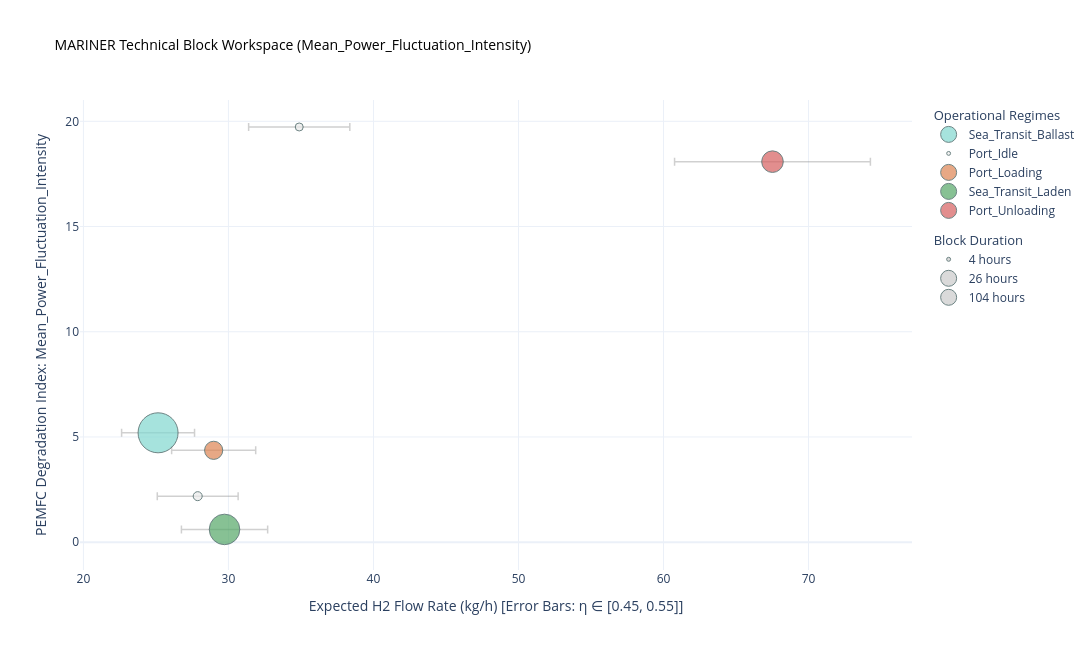
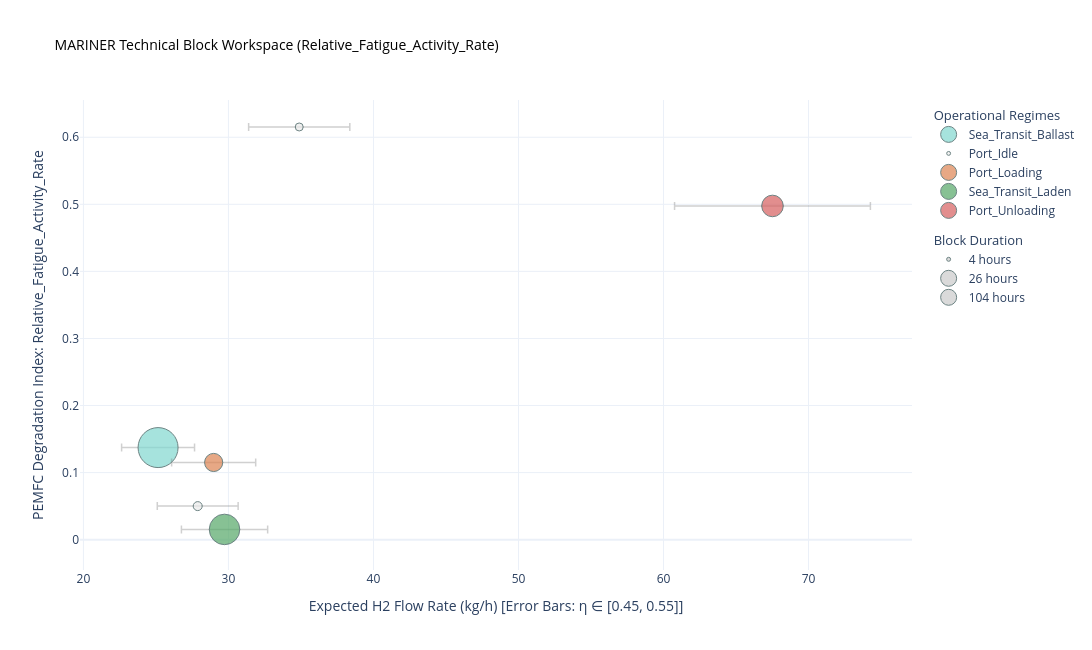

Notebook code for these charts, in order:
### Code cell
fig_bricks_fluctuation = plot_block_space(registry_df, y_axis_metric='Mean_Power_Fluctuation_Intensity')
fig_bricks_fluctuation.show()
fig_bricks_fatigue = plot_block_space(registry_df, y_axis_metric='Relative_Fatigue_Activity_Rate')
fig_bricks_fatigue.show()

### Figure 1 — Plotly figure (JSON) as saved in the notebook; plotly's stock layout.template omitted (floating-point values rounded to 4 significant figures)
{"data": [{"error_x": {"array": [2.515], "color": "rgba(120,120,120,0.35)", "symmetric": true, "thickness": 1.5, "type": "data", "width": 4}, "hoverinfo": "text", "legendgroup": "Modes", "legendgrouptitle": {"text": "Operational Regimes"}, "marker": {"color": "#81D8D0", "line": {"color": "DarkSlateGrey", "width": 1}, "size": [103.7], "sizemin": 4, "sizemode": "area", "sizeref": 0.1296}, "mode": "markers", "name": "Sea_Transit_Ballast", "text": ["<b>Mode Block: Sea_Transit_Ballast</b><br>File Origin: Rotherhithe_voy_179.csv<br>Handling: Merged<br>Start Timestamp: 2025-12-22 10:50<br>Total Duration: 103.67 h<br>Mean Power Demand: 414.8 kW<br>-----------------------------------<br>H2 Rate: [22.63 - 27.66] kg/h<br>Fatigue Damage Rate: 0.1373 (/s)<br>Power Fluctuation: 5.20 (kW²/s²)<br>"], "type": "scatter", "x": [25.15], "y": [5.197]}, {"error_x": {"array": [2.788, 3.488], "color": "rgba(120,120,120,0.35)", "symmetric": true, "thickness": 1.5, "type": "data", "width": 4}, "hoverinfo": "text", "legendgroup": "Modes", "legendgrouptitle": {"text": "Operational Regimes"}, "marker": {"color": "#EAEAEA", "line": {"color": "DarkSlateGrey", "width": 1}, "size": [5.25, 2.5], "sizemin": 4, "sizemode": "area", "sizeref": 0.1296}, "mode": "markers", "name": "Port_Idle", "text": ["<b>Mode Block: Port_Idle</b><br>File Origin: Rotherhithe_voy_179.csv<br>Start Timestamp: 2025-12-27 15:55<br>Total Duration: 5.25 h<br>Mean Power Demand: 459.9 kW<br>-----------------------------------<br>H2 Rate: [25.09 - 30.67] kg/h<br>Fatigue Damage Rate: 0.0500 (/s)<br>Power Fluctuation: 2.18 (kW²/s²)<br>", "<b>Mode Block: Port_Idle</b><br>File Origin: Rotherhithe_voy_179.csv<br>Start Timestamp: 2025-12-30 09:35<br>Total Duration: 2.50 h<br>Mean Power Demand: 575.3 kW<br>-----------------------------------<br>H2 Rate: [31.39 - 38.37] kg/h<br>Fatigue Damage Rate: 0.6154 (/s)<br>Power Fluctuation: 19.73 (kW²/s²)<br>"], "type": "scatter", "x": [27.88, 34.88], "y": [2.185, 19.73]}, {"error_x": {"array": [2.898], "color": "rgba(120,120,120,0.35)", "symmetric": true, "thickness": 1.5, "type": "data", "width": 4}, "hoverinfo": "text", "legendgroup": "Modes", "legendgrouptitle": {"text": "Operational Regimes"}, "marker": {"color": "#DD8452", "line": {"color": "DarkSlateGrey", "width": 1}, "size": [21.42], "sizemin": 4, "sizemode": "area", "sizeref": 0.1296}, "mode": "markers", "name": "Port_Loading", "text": ["<b>Mode Block: Port_Loading</b><br>File Origin: Rotherhithe_voy_179.csv<br>Start Timestamp: 2025-12-26 18:30<br>Total Duration: 21.42 h<br>Mean Power Demand: 478.0 kW<br>-----------------------------------<br>H2 Rate: [26.08 - 31.88] kg/h<br>Fatigue Damage Rate: 0.1151 (/s)<br>Power Fluctuation: 4.36 (kW²/s²)<br>"], "type": "scatter", "x": [28.98], "y": [4.364]}, {"error_x": {"array": [2.973], "color": "rgba(120,120,120,0.35)", "symmetric": true, "thickness": 1.5, "type": "data", "width": 4}, "hoverinfo": "text", "legendgroup": "Modes", "legendgrouptitle": {"text": "Operational Regimes"}, "marker": {"color": "#55A868", "line": {"color": "DarkSlateGrey", "width": 1}, "size": [60.42], "sizemin": 4, "sizemode": "area", "sizeref": 0.1296}, "mode": "markers", "name": "Sea_Transit_Laden", "text": ["<b>Mode Block: Sea_Transit_Laden</b><br>File Origin: Rotherhithe_voy_179.csv<br>Handling: Merged<br>Start Timestamp: 2025-12-27 21:10<br>Total Duration: 60.42 h<br>Mean Power Demand: 490.4 kW<br>-----------------------------------<br>H2 Rate: [26.76 - 32.70] kg/h<br>Fatigue Damage Rate: 0.0153 (/s)<br>Power Fluctuation: 0.60 (kW²/s²)<br>"], "type": "scatter", "x": [29.73], "y": [0.6038]}, {"error_x": {"array": [6.751], "color": "rgba(120,120,120,0.35)", "symmetric": true, "thickness": 1.5, "type": "data", "width": 4}, "hoverinfo": "text", "legendgroup": "Modes", "legendgrouptitle": {"text": "Operational Regimes"}, "marker": {"color": "#D65F5F", "line": {"color": "DarkSlateGrey", "width": 1}, "size": [30.17], "sizemin": 4, "sizemode": "area", "sizeref": 0.1296}, "mode": "markers", "name": "Port_Unloading", "text": ["<b>Mode Block: Port_Unloading</b><br>File Origin: Rotherhithe_voy_179.csv<br>Start Timestamp: 2025-12-30 12:05<br>Total Duration: 30.17 h<br>Mean Power Demand: 1113.5 kW<br>-----------------------------------<br>H2 Rate: [60.76 - 74.27] kg/h<br>Fatigue Damage Rate: 0.4976 (/s)<br>Power Fluctuation: 18.08 (kW²/s²)<br>"], "type": "scatter", "x": [67.51], "y": [18.08]}, {"legendgroup": "Size", "legendgrouptitle": {"text": "Block Duration"}, "marker": {"color": "rgba(150,150,150,0.5)", "line": {"color": "DarkSlateGrey", "width": 1}, "size": [4], "sizemode": "area", "sizeref": 0.1296}, "mode": "markers", "name": "4 hours", "type": "scatter", "x": [null], "y": [null]}, {"legendgroup": "Size", "legendgrouptitle": {"text": "Block Duration"}, "marker": {"color": "rgba(150,150,150,0.5)", "line": {"color": "DarkSlateGrey", "width": 1}, "size": [26], "sizemode": "area", "sizeref": 0.1296}, "mode": "markers", "name": "26 hours", "type": "scatter", "x": [null], "y": [null]}, {"legendgroup": "Size", "legendgrouptitle": {"text": "Block Duration"}, "marker": {"color": "rgba(150,150,150,0.5)", "line": {"color": "DarkSlateGrey", "width": 1}, "size": [104], "sizemode": "area", "sizeref": 0.1296}, "mode": "markers", "name": "104 hours", "type": "scatter", "x": [null], "y": [null]}], "layout": {"height": 650, "hovermode": "closest", "title": {"font": {"color": "black", "size": 14}, "text": "MARINER Technical Block Workspace (Mean_Power_Fluctuation_Intensity)"}, "width": 1100, "xaxis": {"title": {"text": "Expected H2 Flow Rate (kg/h) [Error Bars: η ∈ [0.45, 0.55]]"}}, "yaxis": {"title": {"text": "PEMFC Degradation Index: Mean_Power_Fluctuation_Intensity"}}}}

### Figure 2 — Plotly figure (JSON) as saved in the notebook; plotly's stock layout.template omitted (floating-point values rounded to 4 significant figures)
{"data": [{"error_x": {"array": [2.515], "color": "rgba(120,120,120,0.35)", "symmetric": true, "thickness": 1.5, "type": "data", "width": 4}, "hoverinfo": "text", "legendgroup": "Modes", "legendgrouptitle": {"text": "Operational Regimes"}, "marker": {"color": "#81D8D0", "line": {"color": "DarkSlateGrey", "width": 1}, "size": [103.7], "sizemin": 4, "sizemode": "area", "sizeref": 0.1296}, "mode": "markers", "name": "Sea_Transit_Ballast", "text": ["<b>Mode Block: Sea_Transit_Ballast</b><br>File Origin: Rotherhithe_voy_179.csv<br>Handling: Merged<br>Start Timestamp: 2025-12-22 10:50<br>Total Duration: 103.67 h<br>Mean Power Demand: 414.8 kW<br>-----------------------------------<br>H2 Rate: [22.63 - 27.66] kg/h<br>Fatigue Damage Rate: 0.1373 (/s)<br>Power Fluctuation: 5.20 (kW²/s²)<br>"], "type": "scatter", "x": [25.15], "y": [0.1373]}, {"error_x": {"array": [2.788, 3.488], "color": "rgba(120,120,120,0.35)", "symmetric": true, "thickness": 1.5, "type": "data", "width": 4}, "hoverinfo": "text", "legendgroup": "Modes", "legendgrouptitle": {"text": "Operational Regimes"}, "marker": {"color": "#EAEAEA", "line": {"color": "DarkSlateGrey", "width": 1}, "size": [5.25, 2.5], "sizemin": 4, "sizemode": "area", "sizeref": 0.1296}, "mode": "markers", "name": "Port_Idle", "text": ["<b>Mode Block: Port_Idle</b><br>File Origin: Rotherhithe_voy_179.csv<br>Start Timestamp: 2025-12-27 15:55<br>Total Duration: 5.25 h<br>Mean Power Demand: 459.9 kW<br>-----------------------------------<br>H2 Rate: [25.09 - 30.67] kg/h<br>Fatigue Damage Rate: 0.0500 (/s)<br>Power Fluctuation: 2.18 (kW²/s²)<br>", "<b>Mode Block: Port_Idle</b><br>File Origin: Rotherhithe_voy_179.csv<br>Start Timestamp: 2025-12-30 09:35<br>Total Duration: 2.50 h<br>Mean Power Demand: 575.3 kW<br>-----------------------------------<br>H2 Rate: [31.39 - 38.37] kg/h<br>Fatigue Damage Rate: 0.6154 (/s)<br>Power Fluctuation: 19.73 (kW²/s²)<br>"], "type": "scatter", "x": [27.88, 34.88], "y": [0.05004, 0.6154]}, {"error_x": {"array": [2.898], "color": "rgba(120,120,120,0.35)", "symmetric": true, "thickness": 1.5, "type": "data", "width": 4}, "hoverinfo": "text", "legendgroup": "Modes", "legendgrouptitle": {"text": "Operational Regimes"}, "marker": {"color": "#DD8452", "line": {"color": "DarkSlateGrey", "width": 1}, "size": [21.42], "sizemin": 4, "sizemode": "area", "sizeref": 0.1296}, "mode": "markers", "name": "Port_Loading", "text": ["<b>Mode Block: Port_Loading</b><br>File Origin: Rotherhithe_voy_179.csv<br>Start Timestamp: 2025-12-26 18:30<br>Total Duration: 21.42 h<br>Mean Power Demand: 478.0 kW<br>-----------------------------------<br>H2 Rate: [26.08 - 31.88] kg/h<br>Fatigue Damage Rate: 0.1151 (/s)<br>Power Fluctuation: 4.36 (kW²/s²)<br>"], "type": "scatter", "x": [28.98], "y": [0.1151]}, {"error_x": {"array": [2.973], "color": "rgba(120,120,120,0.35)", "symmetric": true, "thickness": 1.5, "type": "data", "width": 4}, "hoverinfo": "text", "legendgroup": "Modes", "legendgrouptitle": {"text": "Operational Regimes"}, "marker": {"color": "#55A868", "line": {"color": "DarkSlateGrey", "width": 1}, "size": [60.42], "sizemin": 4, "sizemode": "area", "sizeref": 0.1296}, "mode": "markers", "name": "Sea_Transit_Laden", "text": ["<b>Mode Block: Sea_Transit_Laden</b><br>File Origin: Rotherhithe_voy_179.csv<br>Handling: Merged<br>Start Timestamp: 2025-12-27 21:10<br>Total Duration: 60.42 h<br>Mean Power Demand: 490.4 kW<br>-----------------------------------<br>H2 Rate: [26.76 - 32.70] kg/h<br>Fatigue Damage Rate: 0.0153 (/s)<br>Power Fluctuation: 0.60 (kW²/s²)<br>"], "type": "scatter", "x": [29.73], "y": [0.01527]}, {"error_x": {"array": [6.751], "color": "rgba(120,120,120,0.35)", "symmetric": true, "thickness": 1.5, "type": "data", "width": 4}, "hoverinfo": "text", "legendgroup": "Modes", "legendgrouptitle": {"text": "Operational Regimes"}, "marker": {"color": "#D65F5F", "line": {"color": "DarkSlateGrey", "width": 1}, "size": [30.17], "sizemin": 4, "sizemode": "area", "sizeref": 0.1296}, "mode": "markers", "name": "Port_Unloading", "text": ["<b>Mode Block: Port_Unloading</b><br>File Origin: Rotherhithe_voy_179.csv<br>Start Timestamp: 2025-12-30 12:05<br>Total Duration: 30.17 h<br>Mean Power Demand: 1113.5 kW<br>-----------------------------------<br>H2 Rate: [60.76 - 74.27] kg/h<br>Fatigue Damage Rate: 0.4976 (/s)<br>Power Fluctuation: 18.08 (kW²/s²)<br>"], "type": "scatter", "x": [67.51], "y": [0.4976]}, {"legendgroup": "Size", "legendgrouptitle": {"text": "Block Duration"}, "marker": {"color": "rgba(150,150,150,0.5)", "line": {"color": "DarkSlateGrey", "width": 1}, "size": [4], "sizemode": "area", "sizeref": 0.1296}, "mode": "markers", "name": "4 hours", "type": "scatter", "x": [null], "y": [null]}, {"legendgroup": "Size", "legendgrouptitle": {"text": "Block Duration"}, "marker": {"color": "rgba(150,150,150,0.5)", "line": {"color": "DarkSlateGrey", "width": 1}, "size": [26], "sizemode": "area", "sizeref": 0.1296}, "mode": "markers", "name": "26 hours", "type": "scatter", "x": [null], "y": [null]}, {"legendgroup": "Size", "legendgrouptitle": {"text": "Block Duration"}, "marker": {"color": "rgba(150,150,150,0.5)", "line": {"color": "DarkSlateGrey", "width": 1}, "size": [104], "sizemode": "area", "sizeref": 0.1296}, "mode": "markers", "name": "104 hours", "type": "scatter", "x": [null], "y": [null]}], "layout": {"height": 650, "hovermode": "closest", "title": {"font": {"color": "black", "size": 14}, "text": "MARINER Technical Block Workspace (Relative_Fatigue_Activity_Rate)"}, "width": 1100, "xaxis": {"title": {"text": "Expected H2 Flow Rate (kg/h) [Error Bars: η ∈ [0.45, 0.55]]"}}, "yaxis": {"title": {"text": "PEMFC Degradation Index: Relative_Fatigue_Activity_Rate"}}}}
